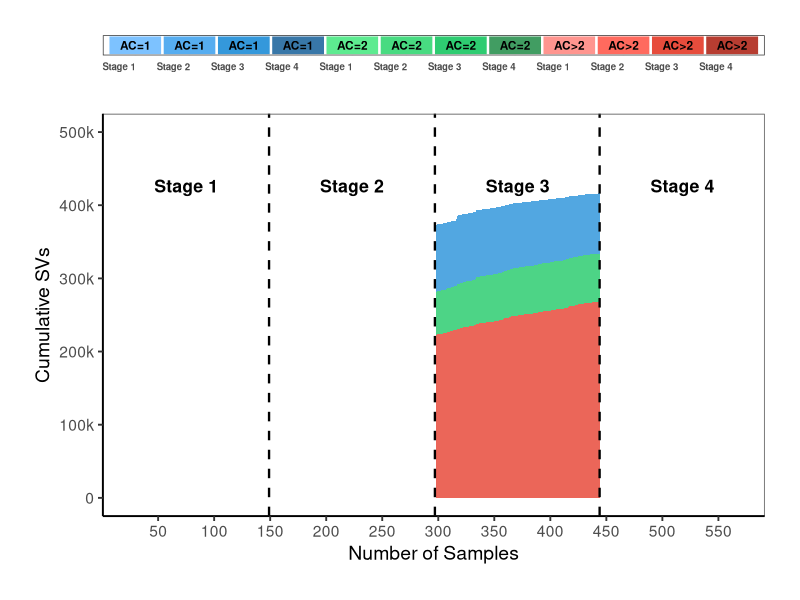
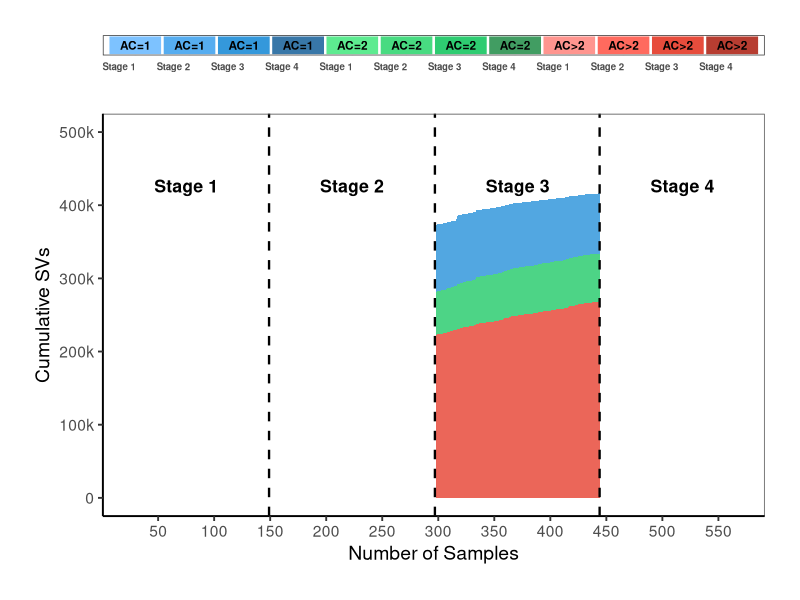

Source code (R) for these figures, in order:
## 进入数据所在目录
setwd("~/Desktop/BGI/biodiversity/projects/Cyclone/Pig/analysis/Summary20260323/Figures/Figure1/PanelE")

library(ggplot2)
library(dplyr)
library(tidyr)
library(colorspace)

# 读取数据
data <- read.table("PolyAC.graph.data.addStage.txt", header = FALSE, col.names = c("SampleCount", "SVCount", "Type", "Stage"))

# 创建颜色映射函数 - 确保所有阶段都有正确的颜色
create_colors <- function() {
  # 基础颜色
  base_colors <- c(AC1 = "#3498DB", AC2 = "#2ECC71", AC3 = "#E74C3C")
  
  # 为每个阶段创建颜色变体
  color_palette <- list()
  
  # Stage1 - 最浅
  color_palette[["stage1"]] <- c(
    AC1 = lighten(base_colors["AC1"], amount = 0.4),
    AC2 = lighten(base_colors["AC2"], amount = 0.4),
    AC3 = lighten(base_colors["AC3"], amount = 0.4)
  )
  
  # Stage2 - 中等浅
  color_palette[["stage2"]] <- c(
    AC1 = lighten(base_colors["AC1"], amount = 0.2),
    AC2 = lighten(base_colors["AC2"], amount = 0.2),
    AC3 = lighten(base_colors["AC3"], amount = 0.2)
  )
  
  # Stage3 - 基准色（不进行调整）
  color_palette[["stage3"]] <- c(
    AC1 = "#3498DB",
    AC2 = "#2ECC71",
    AC3 = "#E74C3C"
    #AC1 = base_colors["AC1"],
    #AC2 = base_colors["AC2"],
    #AC3 = base_colors["AC3"]
  )
  
  # Stage4 - 最深
  color_palette[["stage4"]] <- c(
    AC1 = darken(base_colors["AC1"], amount = 0.2),
    AC2 = darken(base_colors["AC2"], amount = 0.2),
    AC3 = darken(base_colors["AC3"], amount = 0.2)
  )
  
  return(color_palette)
}

# 创建颜色映射
color_palette <- create_colors()

# 为数据分配颜色
data <- data %>%
  rowwise() %>%
  mutate(Color = color_palette[[Stage]][Type]) %>%
  ungroup()

# 计算最大SV值用于定位标签
max_sv <- max(data$SVCount) * 1.5

# 创建主图
main_plot <- ggplot(data, aes(x = SampleCount, y = SVCount, fill = Color, group = interaction(Type, Stage))) +
  geom_area(position = "stack", alpha = 0.85, color = NA) +
  # 添加阶段分界线
  geom_vline(xintercept = c(149, 297, 444), 
             linetype = "dashed", color = "black", linewidth = 0.8) +
  # 添加阶段标签 - 移动到顶部
  annotate("text", x = c(75, 223, 371, 518), y = max_sv,
           label = c("Stage 1", "Stage 2", 
                     "Stage 3", "Stage 4"),
           size = 4.5, fontface = "bold", color = "black", vjust = 2.5) +
  # 设置颜色映射
  scale_fill_identity() +
  # 坐标轴设置
  scale_x_continuous(breaks = seq(0, 600, by = 50), expand = c(0, 0)) +
  scale_y_continuous(limits = c(0, 500000), breaks = c(0, 100000, 200000, 300000, 400000, 500000), labels = c("0", "100k", "200k", "300k", "400k", "500k")) +
  #scale_y_continuous(labels = scales::comma, expand = expansion(mult = c(0, 0.1))) +
  # 标题和标签
  labs(#title = "Cumulative Structural Variants (SVs) by Sample Size",
       x = "Number of Samples",
       y = "Cumulative SVs") +
  # 主题设置
  theme_classic(base_size = 14) +
  theme(
    plot.title = element_text(hjust = 0.5, face = "bold", size = 16),
    #panel.grid.major = element_line(color = "grey90"),
    panel.grid.minor = element_blank(),
    panel.border = element_rect(color = "grey30", fill = NA, linewidth = 0.5),
    plot.margin = margin(20, 20, 20, 20),
    legend.position = "none"
  )

# 创建图例数据
legend_data <- expand.grid(
  Stage = c("stage1", "stage2", "stage3", "stage4"),
  Type = c("AC1", "AC2", "AC3")
) %>%
  rowwise() %>%
  mutate(
    Color = color_palette[[Stage]][Type],
    Label = paste(Type, Stage, sep = " - ")
  ) %>%
  ungroup() %>%
  mutate(
    Stage = factor(Stage, levels = c("stage1", "stage2", "stage3", "stage4")),
    Type = factor(Type, levels = c("AC1", "AC2", "AC3"))
  )

# 先创建组合标签（确保顺序正确）
legend_data$combo <- with(legend_data, paste(Type, Stage, sep = "_"))
# 或者使用 interaction：legend_data$combo <- interaction(Type, Stage, sep = " ")

legend_plot <- ggplot(legend_data, aes(x = combo, y = 1)) +  # y固定为1，x为12个组合
  geom_tile(aes(fill = Color), color = "white", size = 0.8) +
  geom_text(aes(label = recode(Type,
                               "AC1" = "AC=1",
                               "AC2" = "AC=2", 
                               "AC3" = "AC>2")), 
            color = "black", size = 3, fontface = "bold") +
  scale_fill_identity() +
  scale_x_discrete(labels = c("Stage 1","Stage 2","Stage 3","Stage 4", "Stage 1","Stage 2","Stage 3","Stage 4", "Stage 1","Stage 2","Stage 3","Stage 4")) +
  scale_y_continuous(
    breaks = NULL,      # 隐藏Y轴刻度
    labels = NULL,      # 隐藏Y轴标签
    expand = c(0, 0)    # 去除Y轴边距
  ) +
  labs(x = NULL, y = NULL) +
  theme_bw() +
  theme(
    # 关键：X轴标签旋转45度避免重叠，或改为垂直(angle=90)
    axis.text.x = element_text(face = "bold", size = 7, angle = 0, hjust = 1),
    axis.ticks.x = element_blank(),  # 可选：隐藏X轴刻度线
    axis.ticks.y = element_blank(),  # 必须：隐藏Y轴刻度线
    plot.margin = margin(20, 20, 10, 10)
  )


library(cowplot)
library(patchwork)

combined <- legend_plot / main_plot + plot_layout(heights = c(0.05, 1))
ggsave("PanelE.png", combined, width = 14, height = 8,  dpi = 300)
ggsave("PanelE.pdf", combined, width = 14, height = 8)
